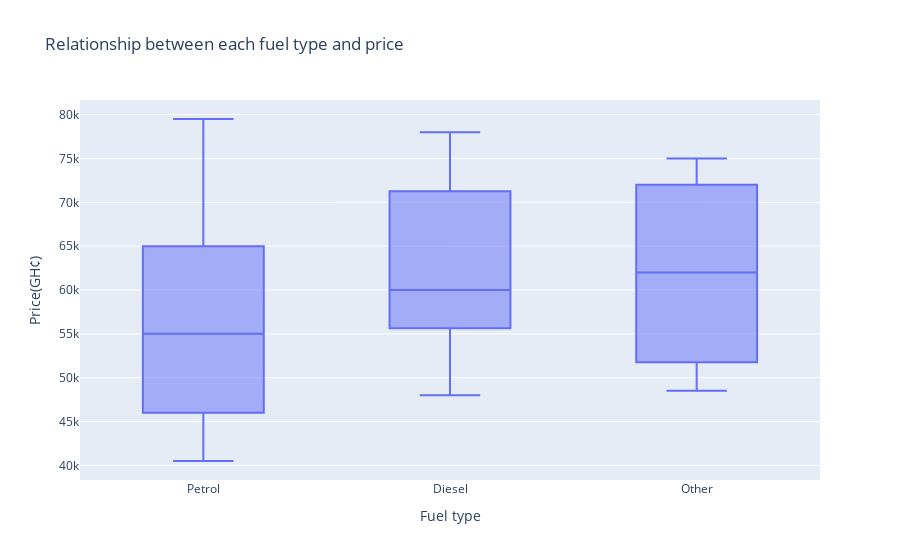

The notebook cell this image was saved under:
### Code cell
fig = px.box(filtered, x="Fuel type", y="Price(GH¢)", title='Relationship between each fuel type and price')
fig.show()

### Figure 1 — Plotly figure (JSON) as saved in the notebook; plotly's stock layout.template omitted (floating-point values rounded to 4 significant figures; data arrays with more than 128 entries replaced by an {"elided": "..."} marker saying what was removed)
{"data": [{"alignmentgroup": "True", "hovertemplate": "Fuel type=%{x}<br>Price(GH¢)=%{y}<extra></extra>", "legendgroup": "", "marker": {"color": "#636efa"}, "name": "", "notched": false, "offsetgroup": "", "orientation": "v", "showlegend": false, "type": "box", "x": {"elided": "333 str values"}, "x0": " ", "xaxis": "x", "y": {"elided": "333 int values"}, "y0": " ", "yaxis": "y"}], "layout": {"boxmode": "group", "legend": {"tracegroupgap": 0}, "title": {"text": "Relationship between each fuel type and price"}, "xaxis": {"anchor": "y", "domain": [0, 1], "title": {"text": "Fuel type"}}, "yaxis": {"anchor": "x", "domain": [0, 1], "title": {"text": "Price(GH¢)"}}}}
